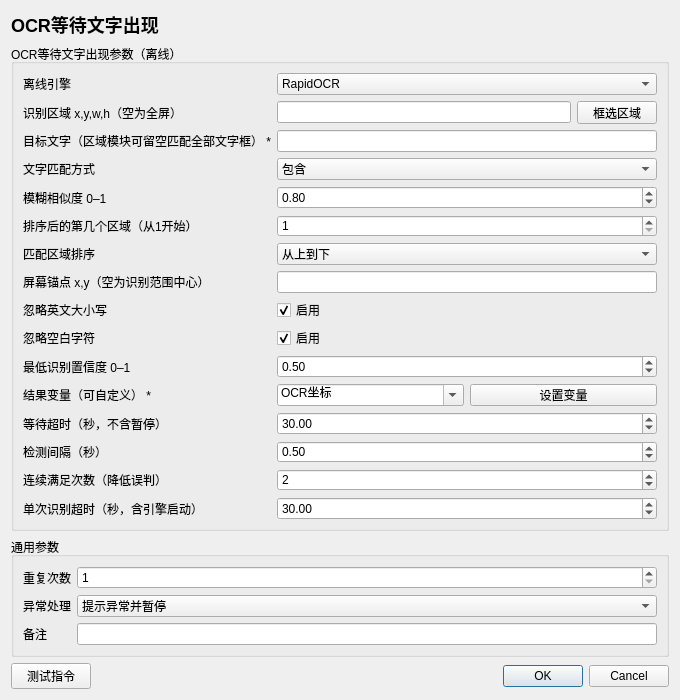
<?xml version='1.0' encoding='utf-8'?>
<ui version="4.0">
  <class>InstructionEditor</class>
  <widget class="QDialog" name="InstructionEditor">
    <property name="geometry">
      <rect>
        <x>0</x>
        <y>0</y>
        <width>680</width>
        <height>700</height>
      </rect>
    </property>
    <property name="minimumSize">
      <size>
        <width>560</width>
        <height>480</height>
      </size>
    </property>
    <property name="windowTitle">
      <string>OCR等待文字出现</string>
    </property>
    <layout class="QVBoxLayout" name="rootLayout">
      <item>
        <widget class="QLabel" name="titleLabel">
          <property name="text">
            <string>OCR等待文字出现</string>
          </property>
          <property name="styleSheet">
            <string>font-size: 18px; font-weight: 600;</string>
          </property>
        </widget>
      </item>
      <item>
        <widget class="QGroupBox" name="parameterGroupBox">
          <property name="title">
            <string>OCR等待文字出现参数（离线）</string>
          </property>
          <layout class="QFormLayout" name="parameterFormLayout">
            <item row="0" column="0">
              <widget class="QLabel" name="parameterLabel_0">
                <property name="text">
                  <string>离线引擎</string>
                </property>
              </widget>
            </item>
            <item row="0" column="1">
              <widget class="QWidget" name="parameterContainer_0">
                <layout class="QHBoxLayout" name="parameterLayout_0">
                  <property name="leftMargin">
                    <number>0</number>
                  </property>
                  <property name="topMargin">
                    <number>0</number>
                  </property>
                  <property name="rightMargin">
                    <number>0</number>
                  </property>
                  <property name="bottomMargin">
                    <number>0</number>
                  </property>
                  <item>
                    <widget class="QComboBox" name="parameter_0">
                      <item>
                        <property name="text">
                          <string>RapidOCR</string>
                        </property>
                      </item>
                      <item>
                        <property name="text">
                          <string>微信OCR</string>
                        </property>
                      </item>
                      <property name="currentIndex">
                        <number>0</number>
                      </property>
                    </widget>
                  </item>
                </layout>
              </widget>
            </item>
            <item row="1" column="0">
              <widget class="QLabel" name="parameterLabel_1">
                <property name="text">
                  <string>识别区域 x,y,w,h（空为全屏）</string>
                </property>
              </widget>
            </item>
            <item row="1" column="1">
              <widget class="QWidget" name="parameterContainer_1">
                <layout class="QHBoxLayout" name="parameterLayout_1">
                  <property name="leftMargin">
                    <number>0</number>
                  </property>
                  <property name="topMargin">
                    <number>0</number>
                  </property>
                  <property name="rightMargin">
                    <number>0</number>
                  </property>
                  <property name="bottomMargin">
                    <number>0</number>
                  </property>
                  <item>
                    <widget class="QLineEdit" name="parameter_1">
                      <property name="text">
                        <string />
                      </property>
                    </widget>
                  </item>
                  <item>
                    <widget class="QPushButton" name="auxiliary_1">
                      <property name="text">
                        <string>框选区域</string>
                      </property>
                    </widget>
                  </item>
                </layout>
              </widget>
            </item>
            <item row="2" column="0">
              <widget class="QLabel" name="parameterLabel_2">
                <property name="text">
                  <string>目标文字（区域模块可留空匹配全部文字框） *</string>
                </property>
              </widget>
            </item>
            <item row="2" column="1">
              <widget class="QWidget" name="parameterContainer_2">
                <layout class="QHBoxLayout" name="parameterLayout_2">
                  <property name="leftMargin">
                    <number>0</number>
                  </property>
                  <property name="topMargin">
                    <number>0</number>
                  </property>
                  <property name="rightMargin">
                    <number>0</number>
                  </property>
                  <property name="bottomMargin">
                    <number>0</number>
                  </property>
                  <item>
                    <widget class="QLineEdit" name="parameter_2">
                      <property name="text">
                        <string />
                      </property>
                    </widget>
                  </item>
                </layout>
              </widget>
            </item>
            <item row="3" column="0">
              <widget class="QLabel" name="parameterLabel_3">
                <property name="text">
                  <string>文字匹配方式</string>
                </property>
              </widget>
            </item>
            <item row="3" column="1">
              <widget class="QWidget" name="parameterContainer_3">
                <layout class="QHBoxLayout" name="parameterLayout_3">
                  <property name="leftMargin">
                    <number>0</number>
                  </property>
                  <property name="topMargin">
                    <number>0</number>
                  </property>
                  <property name="rightMargin">
                    <number>0</number>
                  </property>
                  <property name="bottomMargin">
                    <number>0</number>
                  </property>
                  <item>
                    <widget class="QComboBox" name="parameter_3">
                      <item>
                        <property name="text">
                          <string>精准</string>
                        </property>
                      </item>
                      <item>
                        <property name="text">
                          <string>包含</string>
                        </property>
                      </item>
                      <item>
                        <property name="text">
                          <string>模糊</string>
                        </property>
                      </item>
                      <property name="currentIndex">
                        <number>1</number>
                      </property>
                    </widget>
                  </item>
                </layout>
              </widget>
            </item>
            <item row="4" column="0">
              <widget class="QLabel" name="parameterLabel_4">
                <property name="text">
                  <string>模糊相似度 0–1</string>
                </property>
              </widget>
            </item>
            <item row="4" column="1">
              <widget class="QWidget" name="parameterContainer_4">
                <layout class="QHBoxLayout" name="parameterLayout_4">
                  <property name="leftMargin">
                    <number>0</number>
                  </property>
                  <property name="topMargin">
                    <number>0</number>
                  </property>
                  <property name="rightMargin">
                    <number>0</number>
                  </property>
                  <property name="bottomMargin">
                    <number>0</number>
                  </property>
                  <item>
                    <widget class="QDoubleSpinBox" name="parameter_4">
                      <property name="minimum">
                        <double>0.01</double>
                      </property>
                      <property name="maximum">
                        <double>1</double>
                      </property>
                      <property name="value">
                        <double>0.8</double>
                      </property>
                      <property name="decimals">
                        <number>2</number>
                      </property>
                    </widget>
                  </item>
                </layout>
              </widget>
            </item>
            <item row="5" column="0">
              <widget class="QLabel" name="parameterLabel_5">
                <property name="text">
                  <string>排序后的第几个区域（从1开始）</string>
                </property>
              </widget>
            </item>
            <item row="5" column="1">
              <widget class="QWidget" name="parameterContainer_5">
                <layout class="QHBoxLayout" name="parameterLayout_5">
                  <property name="leftMargin">
                    <number>0</number>
                  </property>
                  <property name="topMargin">
                    <number>0</number>
                  </property>
                  <property name="rightMargin">
                    <number>0</number>
                  </property>
                  <property name="bottomMargin">
                    <number>0</number>
                  </property>
                  <item>
                    <widget class="QSpinBox" name="parameter_5">
                      <property name="minimum">
                        <number>1</number>
                      </property>
                      <property name="maximum">
                        <number>10000</number>
                      </property>
                      <property name="value">
                        <number>1</number>
                      </property>
                    </widget>
                  </item>
                </layout>
              </widget>
            </item>
            <item row="6" column="0">
              <widget class="QLabel" name="parameterLabel_6">
                <property name="text">
                  <string>匹配区域排序</string>
                </property>
              </widget>
            </item>
            <item row="6" column="1">
              <widget class="QWidget" name="parameterContainer_6">
                <layout class="QHBoxLayout" name="parameterLayout_6">
                  <property name="leftMargin">
                    <number>0</number>
                  </property>
                  <property name="topMargin">
                    <number>0</number>
                  </property>
                  <property name="rightMargin">
                    <number>0</number>
                  </property>
                  <property name="bottomMargin">
                    <number>0</number>
                  </property>
                  <item>
                    <widget class="QComboBox" name="parameter_6">
                      <item>
                        <property name="text">
                          <string>从上到下</string>
                        </property>
                      </item>
                      <item>
                        <property name="text">
                          <string>离锚点最近</string>
                        </property>
                      </item>
                      <property name="currentIndex">
                        <number>0</number>
                      </property>
                    </widget>
                  </item>
                </layout>
              </widget>
            </item>
            <item row="7" column="0">
              <widget class="QLabel" name="parameterLabel_7">
                <property name="text">
                  <string>屏幕锚点 x,y（空为识别范围中心）</string>
                </property>
              </widget>
            </item>
            <item row="7" column="1">
              <widget class="QWidget" name="parameterContainer_7">
                <layout class="QHBoxLayout" name="parameterLayout_7">
                  <property name="leftMargin">
                    <number>0</number>
                  </property>
                  <property name="topMargin">
                    <number>0</number>
                  </property>
                  <property name="rightMargin">
                    <number>0</number>
                  </property>
                  <property name="bottomMargin">
                    <number>0</number>
                  </property>
                  <item>
                    <widget class="QLineEdit" name="parameter_7">
                      <property name="text">
                        <string />
                      </property>
                    </widget>
                  </item>
                </layout>
              </widget>
            </item>
            <item row="8" column="0">
              <widget class="QLabel" name="parameterLabel_8">
                <property name="text">
                  <string>忽略英文大小写</string>
                </property>
              </widget>
            </item>
            <item row="8" column="1">
              <widget class="QWidget" name="parameterContainer_8">
                <layout class="QHBoxLayout" name="parameterLayout_8">
                  <property name="leftMargin">
                    <number>0</number>
                  </property>
                  <property name="topMargin">
                    <number>0</number>
                  </property>
                  <property name="rightMargin">
                    <number>0</number>
                  </property>
                  <property name="bottomMargin">
                    <number>0</number>
                  </property>
                  <item>
                    <widget class="QCheckBox" name="parameter_8">
                      <property name="checked">
                        <bool>true</bool>
                      </property>
                      <property name="text">
                        <string>启用</string>
                      </property>
                    </widget>
                  </item>
                </layout>
              </widget>
            </item>
            <item row="9" column="0">
              <widget class="QLabel" name="parameterLabel_9">
                <property name="text">
                  <string>忽略空白字符</string>
                </property>
              </widget>
            </item>
            <item row="9" column="1">
              <widget class="QWidget" name="parameterContainer_9">
                <layout class="QHBoxLayout" name="parameterLayout_9">
                  <property name="leftMargin">
                    <number>0</number>
                  </property>
                  <property name="topMargin">
                    <number>0</number>
                  </property>
                  <property name="rightMargin">
                    <number>0</number>
                  </property>
                  <property name="bottomMargin">
                    <number>0</number>
                  </property>
                  <item>
                    <widget class="QCheckBox" name="parameter_9">
                      <property name="checked">
                        <bool>true</bool>
                      </property>
                      <property name="text">
                        <string>启用</string>
                      </property>
                    </widget>
                  </item>
                </layout>
              </widget>
            </item>
            <item row="10" column="0">
              <widget class="QLabel" name="parameterLabel_10">
                <property name="text">
                  <string>最低识别置信度 0–1</string>
                </property>
              </widget>
            </item>
            <item row="10" column="1">
              <widget class="QWidget" name="parameterContainer_10">
                <layout class="QHBoxLayout" name="parameterLayout_10">
                  <property name="leftMargin">
                    <number>0</number>
                  </property>
                  <property name="topMargin">
                    <number>0</number>
                  </property>
                  <property name="rightMargin">
                    <number>0</number>
                  </property>
                  <property name="bottomMargin">
                    <number>0</number>
                  </property>
                  <item>
                    <widget class="QDoubleSpinBox" name="parameter_10">
                      <property name="minimum">
                        <double>0</double>
                      </property>
                      <property name="maximum">
                        <double>1</double>
                      </property>
                      <property name="value">
                        <double>0.5</double>
                      </property>
                      <property name="decimals">
                        <number>2</number>
                      </property>
                    </widget>
                  </item>
                </layout>
              </widget>
            </item>
            <item row="11" column="0">
              <widget class="QLabel" name="parameterLabel_11">
                <property name="text">
                  <string>结果变量（可自定义） *</string>
                </property>
              </widget>
            </item>
            <item row="11" column="1">
              <widget class="QWidget" name="parameterContainer_11">
                <layout class="QHBoxLayout" name="parameterLayout_11">
                  <property name="leftMargin">
                    <number>0</number>
                  </property>
                  <property name="topMargin">
                    <number>0</number>
                  </property>
                  <property name="rightMargin">
                    <number>0</number>
                  </property>
                  <property name="bottomMargin">
                    <number>0</number>
                  </property>
                  <item>
                    <widget class="QComboBox" name="parameter_11">
                      <property name="editable">
                        <bool>true</bool>
                      </property>
                      <item>
                        <property name="text">
                          <string>OCR坐标</string>
                        </property>
                      </item>
                      <property name="currentIndex">
                        <number>0</number>
                      </property>
                    </widget>
                  </item>
                  <item>
                    <widget class="QPushButton" name="auxiliary_11">
                      <property name="text">
                        <string>设置变量</string>
                      </property>
                    </widget>
                  </item>
                </layout>
              </widget>
            </item>
            <item row="12" column="0">
              <widget class="QLabel" name="parameterLabel_12">
                <property name="text">
                  <string>等待超时（秒，不含暂停）</string>
                </property>
              </widget>
            </item>
            <item row="12" column="1">
              <widget class="QWidget" name="parameterContainer_12">
                <layout class="QHBoxLayout" name="parameterLayout_12">
                  <property name="leftMargin">
                    <number>0</number>
                  </property>
                  <property name="topMargin">
                    <number>0</number>
                  </property>
                  <property name="rightMargin">
                    <number>0</number>
                  </property>
                  <property name="bottomMargin">
                    <number>0</number>
                  </property>
                  <item>
                    <widget class="QDoubleSpinBox" name="parameter_12">
                      <property name="minimum">
                        <double>0.1</double>
                      </property>
                      <property name="maximum">
                        <double>86400</double>
                      </property>
                      <property name="value">
                        <double>30</double>
                      </property>
                      <property name="decimals">
                        <number>2</number>
                      </property>
                    </widget>
                  </item>
                </layout>
              </widget>
            </item>
            <item row="13" column="0">
              <widget class="QLabel" name="parameterLabel_13">
                <property name="text">
                  <string>检测间隔（秒）</string>
                </property>
              </widget>
            </item>
            <item row="13" column="1">
              <widget class="QWidget" name="parameterContainer_13">
                <layout class="QHBoxLayout" name="parameterLayout_13">
                  <property name="leftMargin">
                    <number>0</number>
                  </property>
                  <property name="topMargin">
                    <number>0</number>
                  </property>
                  <property name="rightMargin">
                    <number>0</number>
                  </property>
                  <property name="bottomMargin">
                    <number>0</number>
                  </property>
                  <item>
                    <widget class="QDoubleSpinBox" name="parameter_13">
                      <property name="minimum">
                        <double>0.1</double>
                      </property>
                      <property name="maximum">
                        <double>60</double>
                      </property>
                      <property name="value">
                        <double>0.5</double>
                      </property>
                      <property name="decimals">
                        <number>2</number>
                      </property>
                    </widget>
                  </item>
                </layout>
              </widget>
            </item>
            <item row="14" column="0">
              <widget class="QLabel" name="parameterLabel_14">
                <property name="text">
                  <string>连续满足次数（降低误判）</string>
                </property>
              </widget>
            </item>
            <item row="14" column="1">
              <widget class="QWidget" name="parameterContainer_14">
                <layout class="QHBoxLayout" name="parameterLayout_14">
                  <property name="leftMargin">
                    <number>0</number>
                  </property>
                  <property name="topMargin">
                    <number>0</number>
                  </property>
                  <property name="rightMargin">
                    <number>0</number>
                  </property>
                  <property name="bottomMargin">
                    <number>0</number>
                  </property>
                  <item>
                    <widget class="QSpinBox" name="parameter_14">
                      <property name="minimum">
                        <number>1</number>
                      </property>
                      <property name="maximum">
                        <number>100</number>
                      </property>
                      <property name="value">
                        <number>2</number>
                      </property>
                    </widget>
                  </item>
                </layout>
              </widget>
            </item>
            <item row="15" column="0">
              <widget class="QLabel" name="parameterLabel_15">
                <property name="text">
                  <string>单次识别超时（秒，含引擎启动）</string>
                </property>
              </widget>
            </item>
            <item row="15" column="1">
              <widget class="QWidget" name="parameterContainer_15">
                <layout class="QHBoxLayout" name="parameterLayout_15">
                  <property name="leftMargin">
                    <number>0</number>
                  </property>
                  <property name="topMargin">
                    <number>0</number>
                  </property>
                  <property name="rightMargin">
                    <number>0</number>
                  </property>
                  <property name="bottomMargin">
                    <number>0</number>
                  </property>
                  <item>
                    <widget class="QDoubleSpinBox" name="parameter_15">
                      <property name="minimum">
                        <double>1</double>
                      </property>
                      <property name="maximum">
                        <double>300</double>
                      </property>
                      <property name="value">
                        <double>30</double>
                      </property>
                      <property name="decimals">
                        <number>2</number>
                      </property>
                    </widget>
                  </item>
                </layout>
              </widget>
            </item>
          </layout>
        </widget>
      </item>
      <item>
        <spacer name="verticalSpacer">
          <property name="orientation">
            <enum>Qt::Vertical</enum>
          </property>
          <property name="sizeHint" stdset="0">
            <size>
              <width>20</width>
              <height>20</height>
            </size>
          </property>
        </spacer>
      </item>
      <item>
        <widget class="QGroupBox" name="commonGroupBox">
          <property name="title">
            <string>通用参数</string>
          </property>
          <layout class="QFormLayout" name="commonFormLayout">
            <item row="0" column="0">
              <widget class="QLabel" name="repeatLabel">
                <property name="text">
                  <string>重复次数</string>
                </property>
              </widget>
            </item>
            <item row="0" column="1">
              <widget class="QSpinBox" name="repeatSpinBox">
                <property name="minimum">
                  <number>1</number>
                </property>
                <property name="maximum">
                  <number>999999</number>
                </property>
                <property name="value">
                  <number>1</number>
                </property>
              </widget>
            </item>
            <item row="1" column="0">
              <widget class="QLabel" name="errorPolicyLabel">
                <property name="text">
                  <string>异常处理</string>
                </property>
              </widget>
            </item>
            <item row="1" column="1">
              <widget class="QComboBox" name="errorPolicyComboBox">
                <item>
                  <property name="text">
                    <string>自动跳过</string>
                  </property>
                </item>
                <item>
                  <property name="text">
                    <string>提示异常并暂停</string>
                  </property>
                </item>
                <item>
                  <property name="text">
                    <string>提示异常并停止</string>
                  </property>
                </item>
                <property name="currentIndex">
                  <number>1</number>
                </property>
              </widget>
            </item>
            <item row="2" column="0">
              <widget class="QLabel" name="noteLabel">
                <property name="text">
                  <string>备注</string>
                </property>
              </widget>
            </item>
            <item row="2" column="1">
              <widget class="QLineEdit" name="noteEdit" />
            </item>
          </layout>
        </widget>
      </item>
      <item>
        <layout class="QHBoxLayout" name="footerLayout">
          <item>
            <widget class="QPushButton" name="testButton">
              <property name="text">
                <string>测试指令</string>
              </property>
            </widget>
          </item>
          <item>
            <spacer name="footerSpacer">
              <property name="orientation">
                <enum>Qt::Horizontal</enum>
              </property>
              <property name="sizeHint" stdset="0">
                <size>
                  <width>40</width>
                  <height>20</height>
                </size>
              </property>
            </spacer>
          </item>
          <item>
            <widget class="QDialogButtonBox" name="buttonBox">
              <property name="standardButtons">
                <set>QDialogButtonBox::Cancel|QDialogButtonBox::Ok</set>
              </property>
            </widget>
          </item>
        </layout>
      </item>
    </layout>
  </widget>
  <resources />
  <connections />
</ui>
